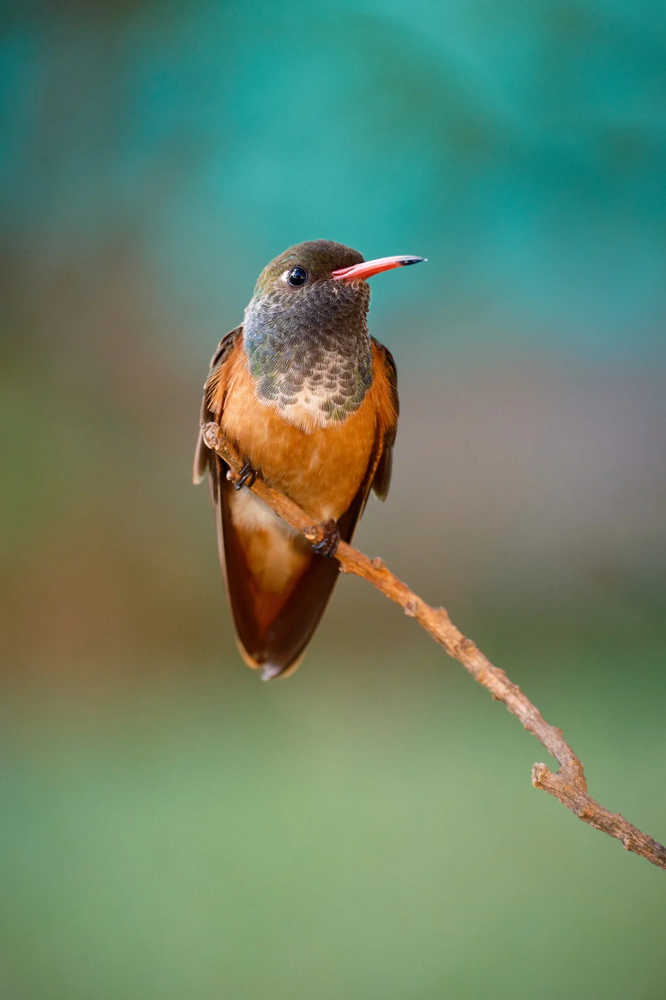
#> input picture bird.png, 666 x 1000 px, shrunk from 1333 x 2000 before the run
$ jupyter execute --allow-errors 'Convolution from scratch.ipynb'
#> lines starting #> are read from the running program, lines starting #| are printed output that depends on the picture
[cell 1]
import numpy as np
import matplotlib.pyplot as plt

[cell 2]
# this code is an example for performing 2d convolution from scratch

[cell 3]
# kernel = np.ones((3, 3)) / 9
# kernel = np.array(
#     [[1, 2, 1],[2, 4, 2], [1,2 ,1]]
# ) / 16


kernel = np.array([
    [1, 4, 6, 4, 1],
    [4,16,24,16,4],
    [6,24,36,24,6],
    [4,16,24,16,4],
    [1, 4, 6, 4, 1]
], dtype=np.float32) / 256

[cell 4]
import numpy as np

# Create a 21x21 Gaussian-like kernel
size = 21
# Create 1D Gaussian weights
x = np.linspace(-10, 10, size)
gauss_1d = np.exp(-0.5 * (x/3)**2)  # sigma ~ 3
gauss_1d /= gauss_1d.sum()           # normalize 1D

# Create 2D Gaussian by outer product
kernel = np.outer(gauss_1d, gauss_1d)
kernel /= kernel.sum()          # normalize 2D

print(kernel.shape)
print(kernel)

[cell 5]
kernel

[cell 6]
import cv2

[cell 7]
img = cv2.imread("bird.png")
#> img is the input picture: shape (1000, 666, 3); mean B, G, R 105.7, 131.1, 104.4
img = cv2.cvtColor(img, cv2.COLOR_BGR2RGB)
img = img.astype(np.float32)

[cell 8]
# img

[cell 9]
img_channel1 = img[:, :, 0]
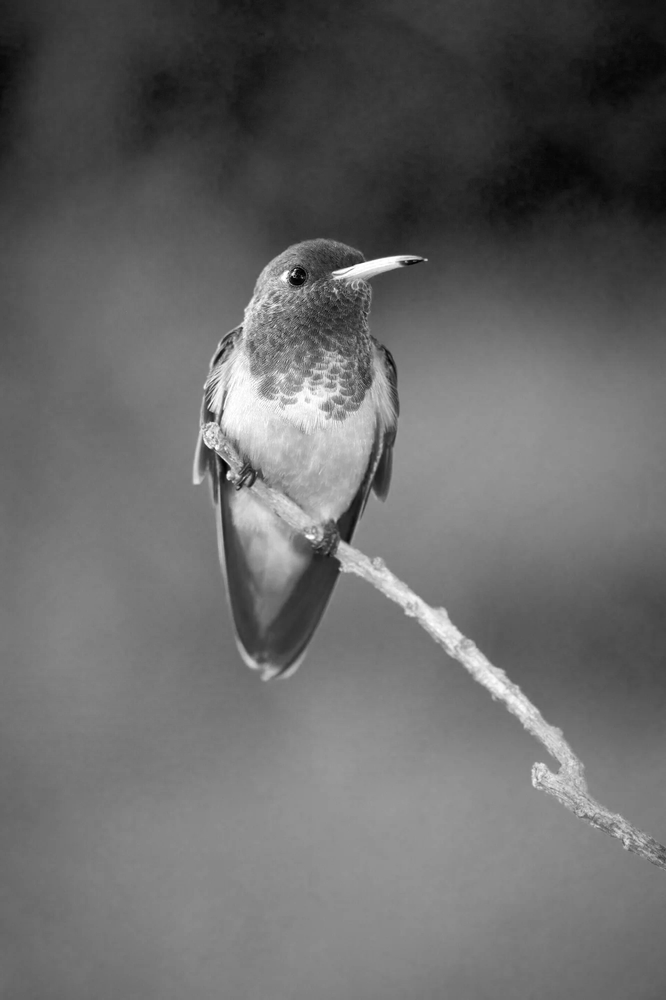
#> img_channel1: shape (1000, 666) float32; min 0, max 255, mean 104.4
img_channel2 = img[:, :, 1]
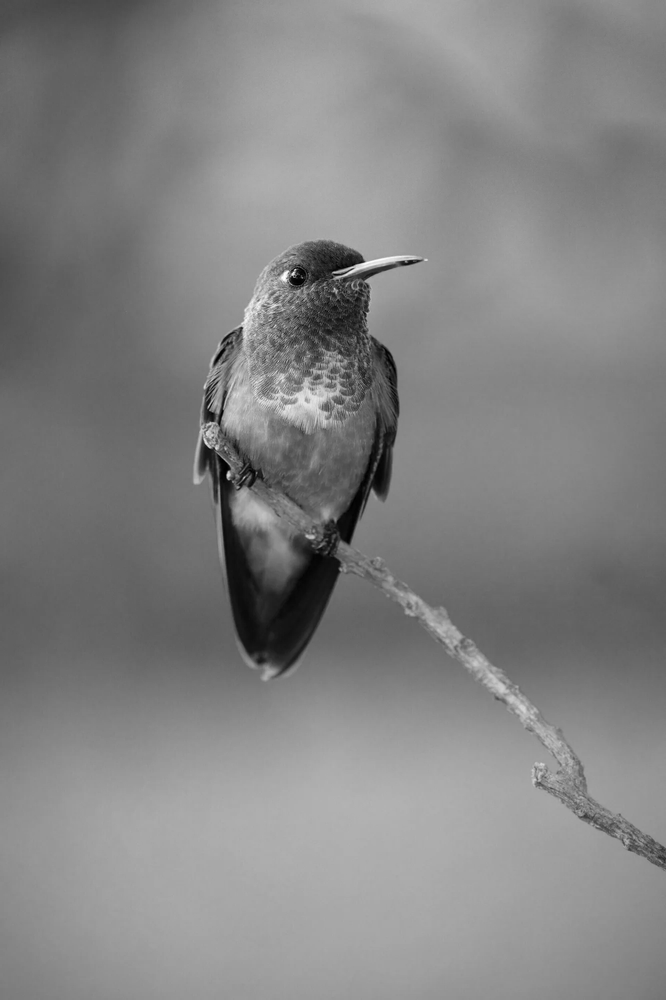
#> img_channel2: shape (1000, 666) float32; min 0, max 255, mean 131.1
img_channel3 = img[:, :, 2]
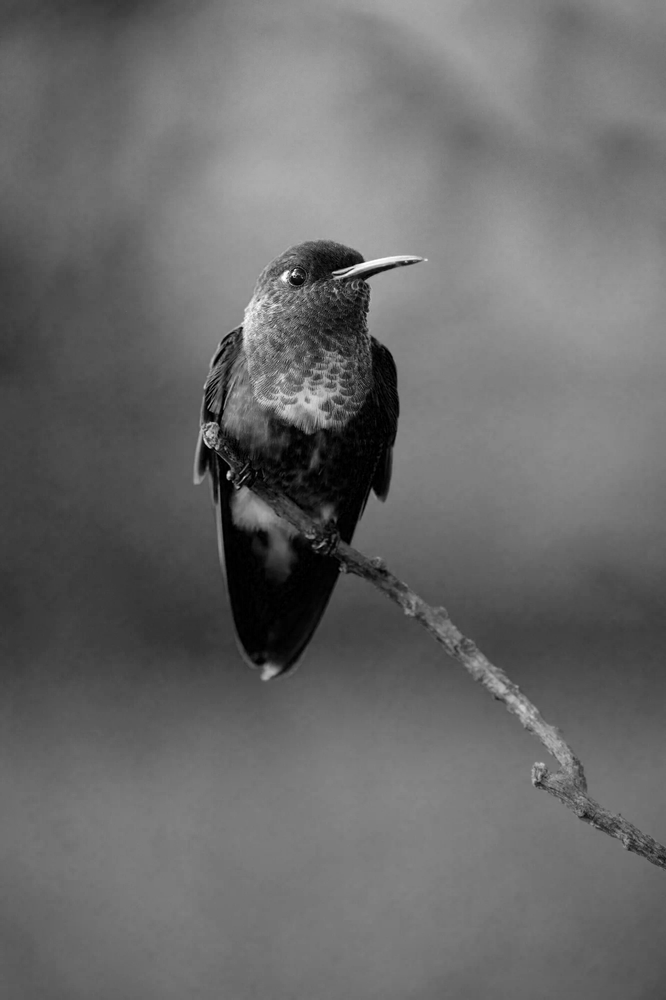
#> img_channel3: shape (1000, 666) float32; min 0, max 255, mean 105.7

[cell 10]
img_channel1.shape
#> Out = (1000, 666)

[cell 11]
og_img_channel1 = img_channel1

[cell 12]
img_channel1.shape
#> Out = (1000, 666)

[cell 13]
def blur(img, kernel):
    kernel_dim = kernel.shape[0]
    res = np.zeros(img.shape)
    for i in range(img.shape[0]):
        for j in range(img.shape[1]):
            # print(f"[{i}: {i+kernel_dim}, {j}: {j + kernel_dim}]")
            if i + kernel_dim < img.shape[0] and j + kernel_dim < img.shape[1]:
                sub = np.sum(kernel  * img[i:i+kernel_dim, j:j+kernel_dim])
                res[i+kernel_dim//2, j+kernel_dim//2] = sub
    return res

[cell 14]
blurring_intensity = 10
#> (the rest of this cell did not finish here and is left out)

[cell 15]
fig, axs = plt.subplots(1, 2, figsize=(8, 4))

axs[0].imshow(og_img_channel1)
axs[0].set_title("Original")
axs[0].axis("off")

axs[1].imshow(img_channel1)
axs[1].set_title("Blurred")
axs[1].axis("off")

plt.tight_layout()
plt.show()
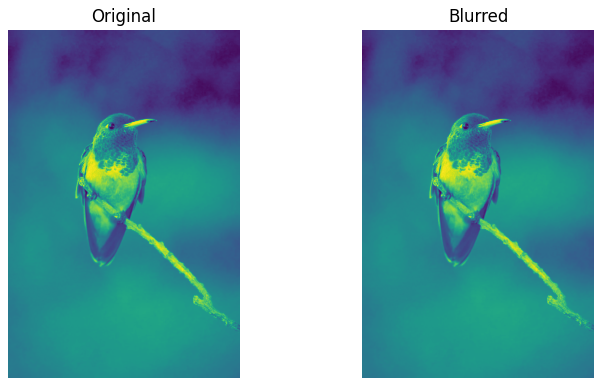
#> figure drawn by matplotlib, 2 panels

# plt.imshow(np.concat((img_channel1.reshape(2000, 1333, 1), img_channel2.reshape(2000, 1333, 1), img_channel3.reshape(2000, 1333, 1)), axis=2))

$ run again, with im0.png copied over bird.png
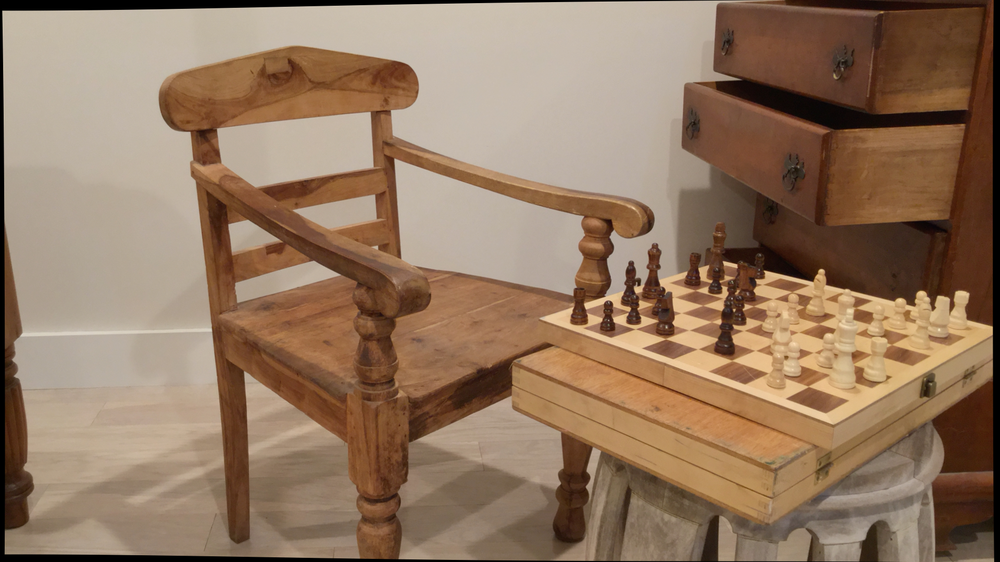
#> input picture im0.png, 1000 x 562 px, shrunk from 1920 x 1080 before the run
#> img is the input picture: shape (562, 1000, 3); mean B, G, R 96.9, 120, 146.9
#> `img_channel3 = img[:, :, 2]`:
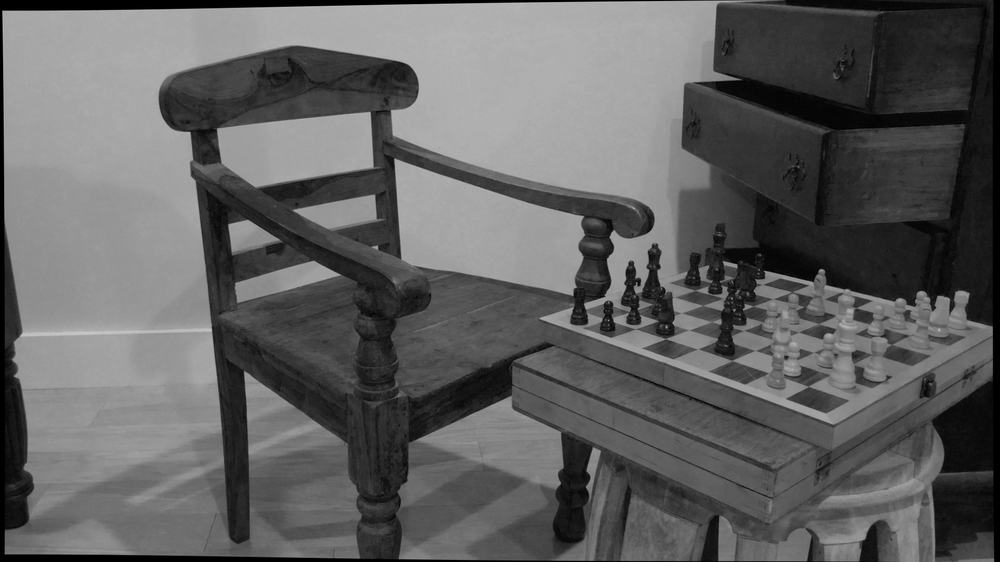
#> img_channel3: shape (562, 1000) float32; min 0, max 199, mean 96.9
#> `plt.show()`:
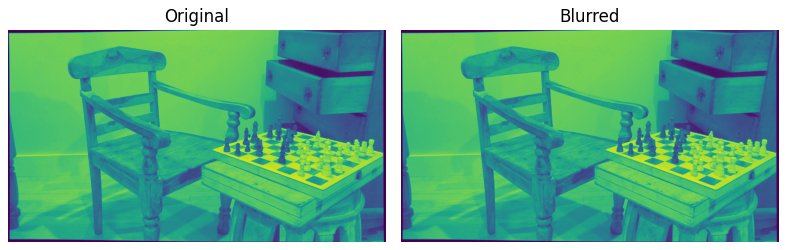
#> figure drawn by matplotlib, 2 panels

$ run again, with im1.png copied over bird.png
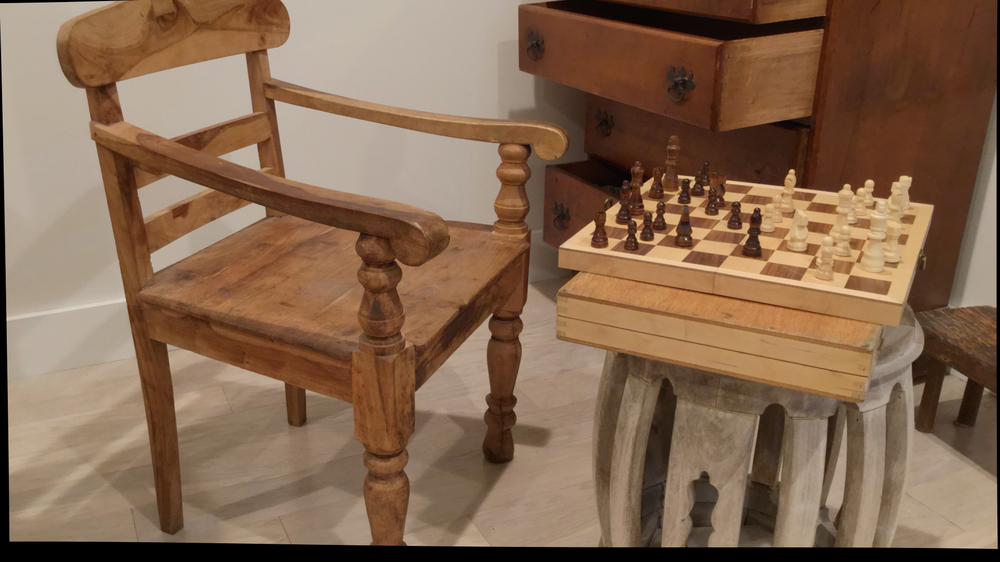
#> input picture im1.png, 1000 x 562 px, shrunk from 1920 x 1080 before the run
#> img is the input picture: shape (562, 1000, 3); mean B, G, R 80.8, 104, 133
#> `img_channel3 = img[:, :, 2]`:
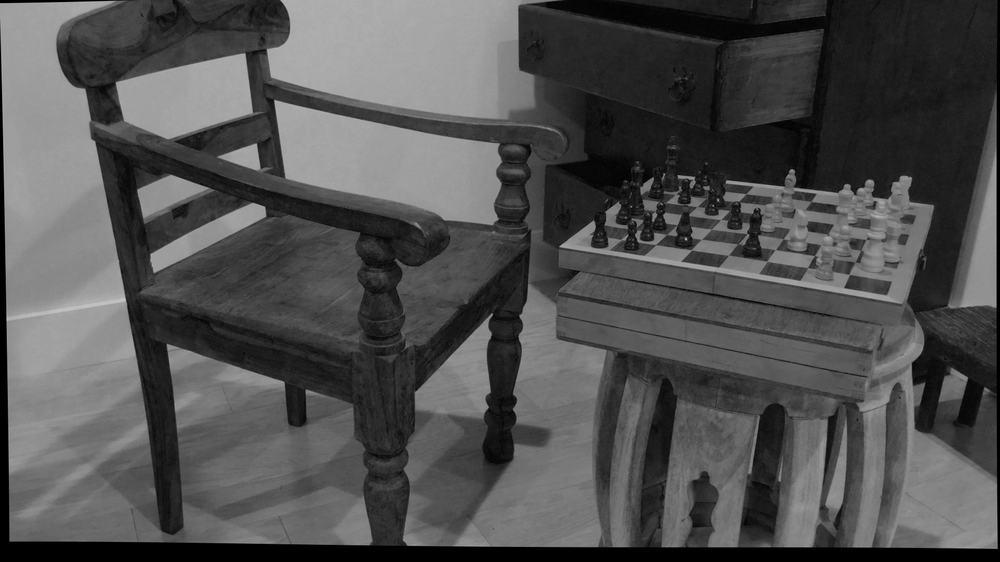
#> img_channel3: shape (562, 1000) float32; min 0, max 196, mean 80.8
#> `plt.show()`:
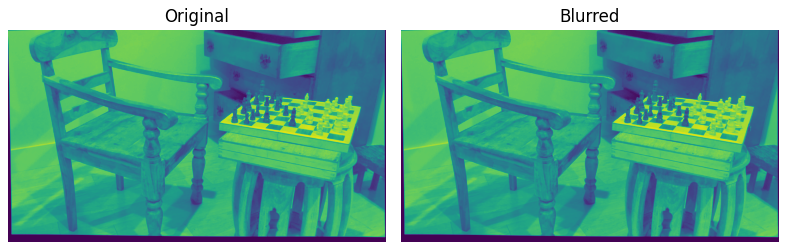
#> figure drawn by matplotlib, 2 panels
